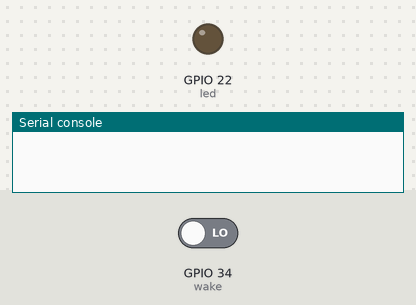
Simulated run of this program. Board: ESP32 board running MicroPython. Shown: output pins drawn as LEDs (lit = HIGH), the last lines printed to the serial console. The inputs (shaded band) are chosen by the test bench; at power-on: GPIO 34 (wake) LOW. Deep sleep restarts the program when it ends. At 2.0 s the program puts the board to deep sleep or switches it off; the recording ends there.

Above: at 0.1 s.
At 1.1 s:
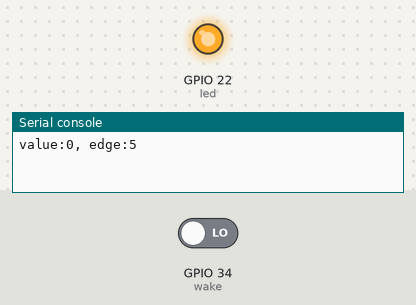
Timing chart, 0 to 2.0 s (numbered marks = the images above):
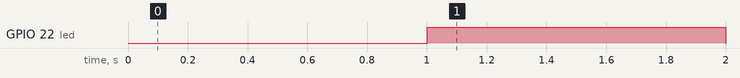

Measured:
- by itself, GPIO 22 (led): LOW → HIGH at 1.0 s, → LOW 1.0 s later

The program:

deepsleep.py
```python
import machine as mc
from time import sleep

sleep(1)

wake = mc.Pin(34,mc.Pin.IN)

# GPIO22 is the internal LED for TTGO MINI32
led = mc.Pin(22, mc.Pin.OUT)


val = wake.value()
if val == 1:
    edge = mc.Pin.WAKE_LOW
else:
    edge = mc.Pin.WAKE_HIGH

wake.irq(trigger = edge , wake = mc.DEEPSLEEP)
print('value:{}, edge:{}'.format(val, edge))

led.value(not led.value())
sleep(1)
led.value(not led.value())


print('sleep ...')
mc.deepsleep()
```
